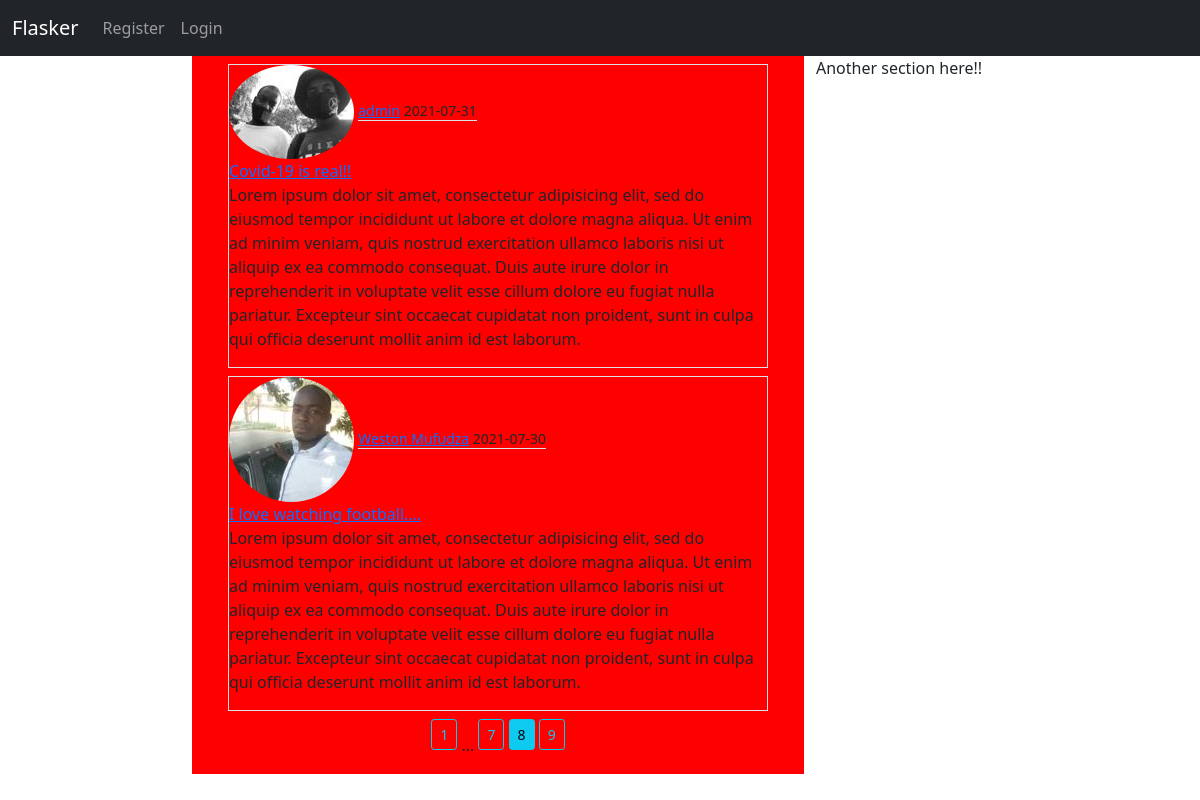
Screenshot of /home?page=8 with the database file from the repository.
### flaskblog/models.py (models this page shows, shortened)
class Post(db.Model):
    id= db.Column(db.Integer, primary_key= True)
    title= db.Column(db.String(120), nullable= False)
    date_posted= db.Column(db.DateTime, nullable= False, default= datetime.utcnow)
    content= db.Column(db.Text, nullable= False)
    user_id= db.Column(db.Integer, db.ForeignKey('user.id'), nullable= False)

class User(db.Model, UserMixin):
    id= db.Column(db.Integer, primary_key= True)
    username= db.Column(db.String(20), unique= True, nullable= False)
    email= db.Column(db.String(120), unique= True, nullable= False)
    image_file= db.Column(db.String(20), default= 'default.jpg')
    password= db.Column(db.String(20), nullable= False)
    posts= db.relationship('Post', backref= 'author', lazy= True)

### flaskblog/main/routes.py (the view)
@main.route('/')
@main.route('/home')
def home():
    page= request.args.get('page', 1, type= int)
    posts= Post.query.order_by(Post.date_posted.desc()).paginate(page= page, per_page= 2)
    return render_template('home.html', posts= posts)

### templates/home.html
{% extends 'base.html' %}
{% block content %}
  <div class="container">
    {% for post in posts.items %}
      <div class="content-section border mt-2">
        <img class="rounded-circle" src="{{ url_for('static', filename= 'profile_pics/'+ post.author.image_file)}}">
        <small class="border-bottom"><a href="{{ url_for('users.user_posts', username= post.author.username)}}">{{ post.author.username }}</a> {{ post.date_posted.strftime('%Y-%m-%d') }}</small><br>
        <a class="text-center" href="{{url_for('posts.post', post_id= post.id)}}">{{ post.title }}</a>
        <p>{{ post.content }}</p>
      </div>
    {% endfor %}
    <div class="mt-2 text-center">
      {% for page_num in posts.iter_pages(left_edge= 1, right_edge= 1, left_current= 1, right_current= 2) %}
        {% if page_num %}
          {% if posts.page== page_num %}
            <a class="btn btn-info btn-sm mb-4" href="{{ url_for('main.home', page= page_num)}}">{{ page_num }}</a>
          {% else %}
            <a class="btn btn-outline-info btn-sm mb-4" href="{{ url_for('main.home', page= page_num)}}">{{ page_num }}</a>
          {% endif %}
        {% else %}
          ...
        {% endif %}
      {% endfor %}
    </div>
  </div>
{% endblock content %}

### static/css/style.css (style rules this page uses)
.content-section { background-color: red; }

### rows the page displays
Post: image_file (picture), author.username "admin", date_posted "2021-07-31", title "Covid-19 is real!!", content "Lorem ipsum dolor sit amet, consectetur adipisicing elit, sed do eiusmod tempor incididunt ut labore et dolore magna aliqua. Ut enim ad minim veniam, quis nostrud exercitation ullamco laboris nisi ut aliquip ex ea commodo consequat. Duis aute irure dolor in reprehenderit in voluptate velit esse cillum dolore eu fugiat nulla pariatur. Excepteur sint occaecat cupidatat non proident, sunt in culpa qui officia deserunt mollit anim id est laborum."
Post: image_file (picture), author.username "Weston Mufudza", date_posted "2021-07-30", title "I love watching football....", content "Lorem ipsum dolor sit amet, consectetur adipisicing elit, sed do eiusmod tempor incididunt ut labore et dolore magna aliqua. Ut enim ad minim veniam, quis nostrud exercitation ullamco laboris nisi ut aliquip ex ea commodo consequat. Duis aute irure dolor in reprehenderit in voluptate velit esse cillum dolore eu fugiat nulla pariatur. Excepteur sint occaecat cupidatat non proident, sunt in culpa qui officia deserunt mollit anim id est laborum."

### other values shown
{{ page_num }} "1" "7" "9"
{{ page_num }} "8"
